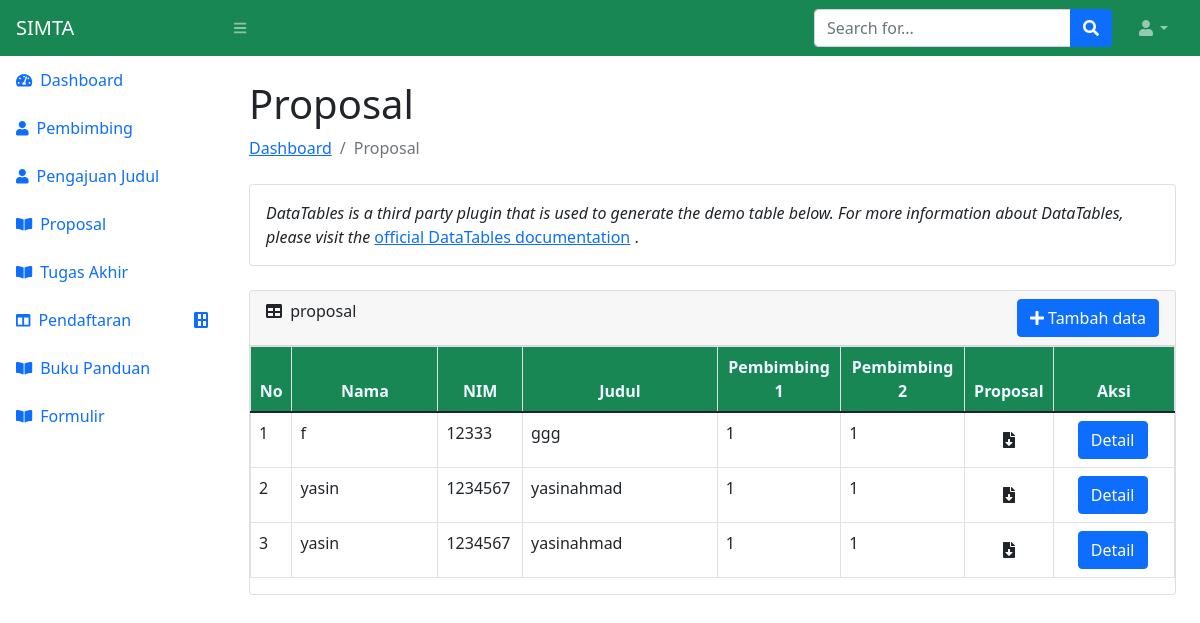
The app's page /mhs/proposal, older data.
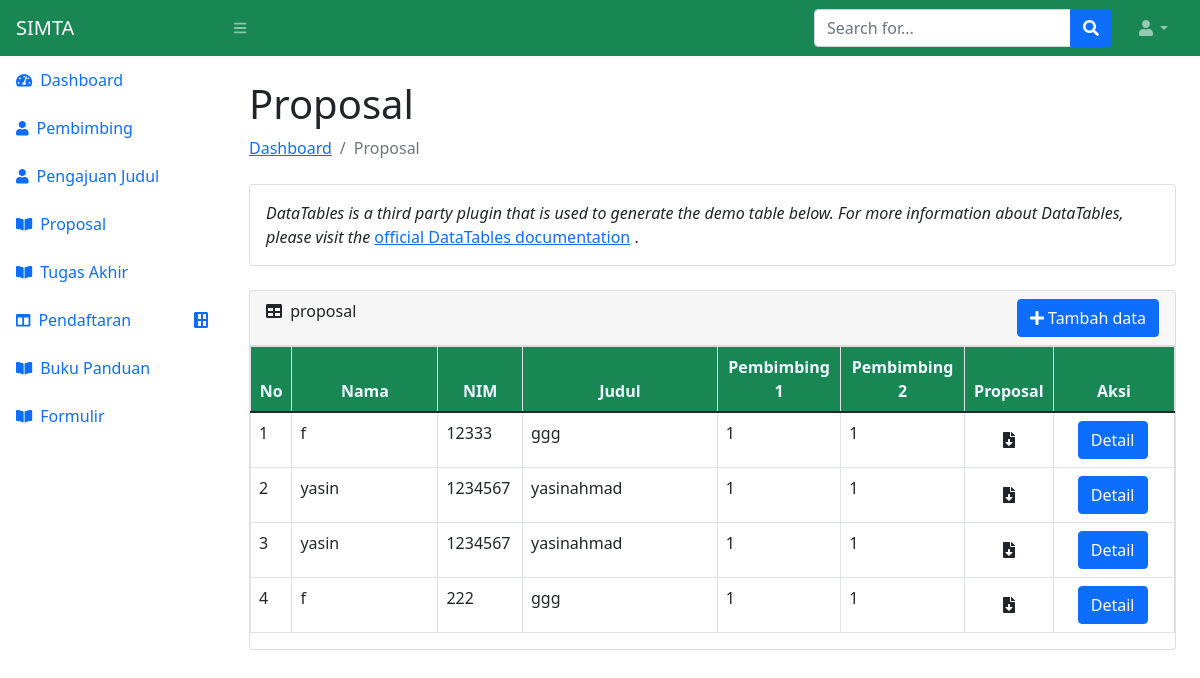
The same page, newer data.
### mahasiswa/models.py (models this page shows)
class proposal(models.Model):
    nama = models.CharField(max_length=50)
    nim = models.IntegerField()
    judul = models.CharField(max_length=200)
    pembimbing_1 = models.CharField(max_length=20)
    pembimbing_2 = models.CharField(max_length=20)

### mahasiswa/views.py (the view, shortened to what this page needs)
# urls.py: path('proposal', views.proposalViewMhs, name='proposal'),
def proposalViewMhs(request):
    data_proposal = models.proposal.objects.all()
    print(data_proposal)
    return render(request, 'mhs/proposal.html',{
    'proposal': data_proposal })

### mahasiswa/templates/mhs/proposal.html (shortened to what this page needs)
{% extends 'main-mhs.html' %}
{% block content %}
<main>
        <div class="container-fluid px-4">
            <h1 class="mt-4">Proposal</h1>
            <ol class="breadcrumb mb-4">
                <li class="breadcrumb-item"><a href="index.html">Dashboard</a></li>
                <li class="breadcrumb-item active">Proposal</li>
            </ol>
            <div class="card mb-4">
                <div class="card-body " >
                    <var>
                        DataTables is a third party plugin that is used to generate the demo table below. For more information about DataTables, please visit the
                    </var>
                    <a target="_blank" href="https://datatables.net/">official DataTables documentation</a>
                    .
                </div>
            </div>
            <div class="card mb-4 ">
                <div class="card-header d-flex justify-content-between card-header">
                    <div>
                        <i class="fas fa-table me-1"></i>
                        proposal
                    </div>
                     <div>
                         <div>
                             <a class="btn btn-primary" data-bs-toggle="modal" href="#exampleModalToggle" role="button"><span>
                                <i class="fa fa-plus" aria-hidden="true"></i>
                            </span><span>
                                Tambah data
                            </span></a>
                         </div>
                     </div>
                </div>
                <div class="table-responsive">
                    <table class="table table-bordered">
                        <thead style="background-color: #198754">
                            <tr>
                                <th style="width: 3%; text-align: center; color: aliceblue;">No</th>
                                <th style="width: 15%; text-align: center; color: aliceblue;">Nama</th>
                                <th style="width: 7%; text-align: center; color: aliceblue;">NIM</th>
                                <th style="width: 20%; text-align: center; color: aliceblue;">Judul</th>
                                <th style="width: 10%; text-align: center; color: aliceblue">Pembimbing 1</th>
                                <th style="width: 10%; text-align: center; color: aliceblue">Pembimbing 2</th>
                                <th style="width: 5%;text-align: center; color: aliceblue">Proposal</th>
                                <th style="width: 5%;text-align: center; color: aliceblue">Aksi</th>
                            </tr>
                        </thead>
                        <tbody>
                          {%for i in proposal%}
                            <tr>
                                <td>{{forloop.counter}}</td>
                                <td>{{i.nama}}</td>
                                <td>{{i.nim}}</td>
                                <td>{{i.judul}}</td>
                                <td>{{i.pembimbing_1}}</td>
                                <td>{{i.pembimbing_2}}</td>
                                <td class="text-center">
                                    <label class="btn btn-outline-transparant " for="btncheck1"><span ><i class="fas fa-file-download text-center"></i></label>
                                </td>
                                <td>
                                    <div class="d-flex justify-content-between ">
                                        <div class="mx-3" >
                                            <a class="btn btn-primary" data-bs-toggle="modal" href="#exampleModal" role="button"><span>
                                            Detail
                                            </span></a>
                                        </div>
                                    </div>
                                </td>
                              </tr>
                              {%endfor%}
                        </tbody>
                    </table>
    </main>
{% endblock %}

Row changes from the older to the newer data that the page shows:
added proposal: nama "f", nim "222", judul "ggg", pembimbing_1 "1", pembimbing_2 "1"
